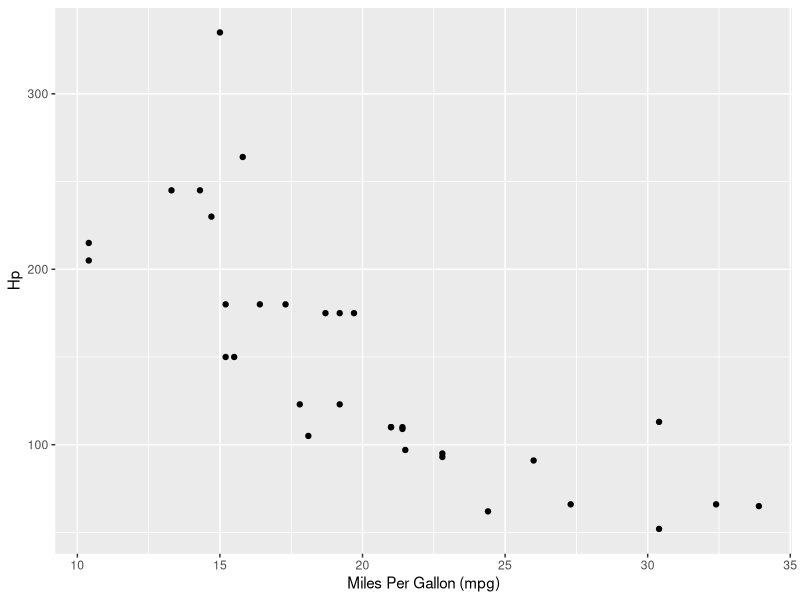
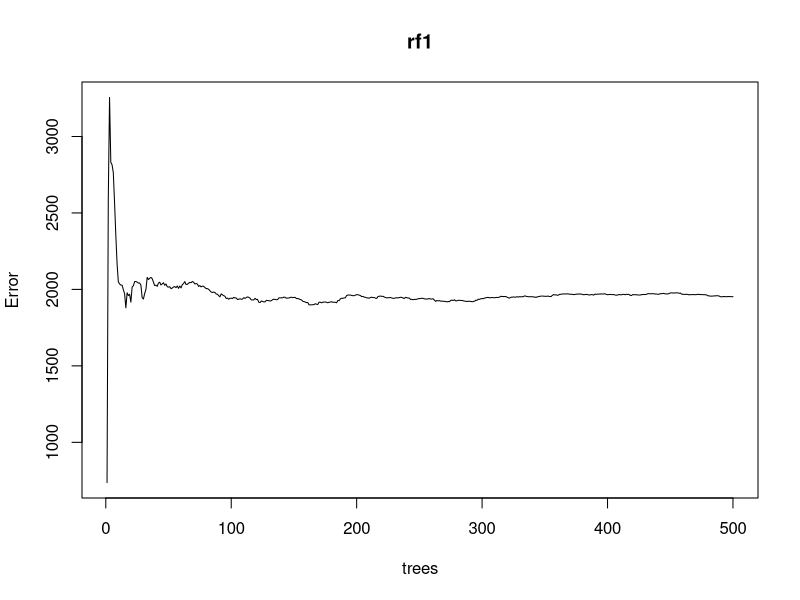

Write R code to recreate these figures, in order.
data("mtcars")

library(ggplot2)

ggplot(mtcars, aes(x = mpg, y = hp)) +
  geom_point() +
  labs(x = "Miles Per Gallon (mpg)", 
       y = "Hp")

library(randomForest)

rf1 <- randomForest(hp ~ mpg, data = mtcars)
plot(rf1)

library(dplyr)

mtcars %>% 
  group_by(am) %>% 
  summarize(mean_mpg = mean(mpg))
